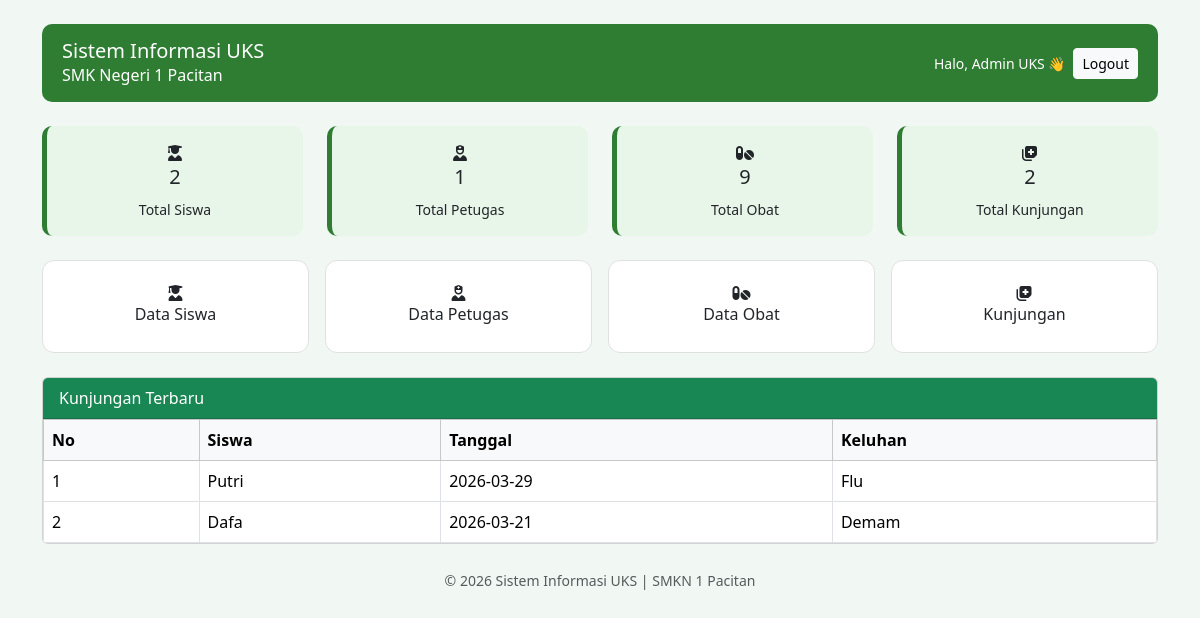
The app's page /index.php (signed in) with its own data.
### tables this page shows
CREATE TABLE `kunjungan` (
  `id_kunjungan` int NOT NULL,
  `id_siswa` int DEFAULT NULL,
  `id_petugas` int DEFAULT NULL,
  `tanggal_kunjungan` date DEFAULT NULL,
  `keluhan` text,
  `tindakan` text
);

CREATE TABLE `siswa` (
  `id_siswa` int NOT NULL,
  `nama_siswa` varchar(100) NOT NULL,
  `kelas` varchar(10) DEFAULT NULL,
  `jenis_kelamin` varchar(15) DEFAULT NULL,
  `tanggal_lahir` date DEFAULT NULL
);

### index.php (the view, shortened to what this page needs)
<?php
require "auth.php";
$jml_siswa = $db->query("SELECT COUNT(*) FROM siswa")->fetchColumn();
$jml_petugas = $db->query("SELECT COUNT(*) FROM petugas")->fetchColumn();
$jml_obat = $db->query("SELECT COUNT(*) FROM obat")->fetchColumn();
$jml_kunjungan = $db->query("SELECT COUNT(*) FROM kunjungan")->fetchColumn();
$kunjungan_terbaru = $db->query("
SELECT k.*, s.nama_siswa
FROM kunjungan k
JOIN siswa s ON k.id_siswa=s.id_siswa
ORDER BY k.id_kunjungan DESC
LIMIT 5
")->fetchAll(PDO::FETCH_ASSOC);
?>
<!DOCTYPE html>
<html>
<head>
<link href="https://cdn.jsdelivr.net/npm/bootstrap@5.3.2/dist/css/bootstrap.min.css" rel="stylesheet">
<link href="https://cdnjs.cloudflare.com/ajax/libs/font-awesome/6.5.0/css/all.min.css" rel="stylesheet">
</head>
<body>
<div class="container mt-4">
<div class="header mb-4 d-flex justify-content-between align-items-center">
<div>
<h5 class="mb-0">Sistem Informasi UKS</h5>
<medium>SMK Negeri 1 Pacitan</medium>
</div>
<div class="d-flex align-items-center">
<small class="me-2">Halo, <?= $_SESSION['nama'] ?> 👋</small>
<button class="btn btn-light btn-sm"
data-bs-toggle="modal"
data-bs-target="#modalLogout">
Logout
</button>
</div>
</div>
<div class="row mb-4">
<div class="col-md-3">
<div class="stat-box">
<i class="fa-solid fa-user-graduate"></i>
<h5><?= $jml_siswa ?></h5>
<small>Total Siswa</small>
</div>
</div>
<div class="col-md-3">
<div class="stat-box">
<i class="fa-solid fa-user-nurse"></i>
<h5><?= $jml_petugas ?></h5>
<small>Total Petugas</small>
</div>
</div>
<div class="col-md-3">
<div class="stat-box">
<i class="fa-solid fa-pills"></i>
<h5><?= $jml_obat ?></h5>
<small>Total Obat</small>
</div>
</div>
<div class="col-md-3">
<div class="stat-box">
<i class="fa-solid fa-notes-medical"></i>
<h5><?= $jml_kunjungan ?></h5>
<small>Total Kunjungan</small>
</div>
</div>
</div>
<div class="row g-3 mb-4">
<div class="col-md-3">
<a href="siswa.php" class="text-decoration-none text-dark">
<div class="menu-box">
<i class="fa-solid fa-user-graduate"></i>
<h6>Data Siswa</h6>
</div>
</a>
</div>
<div class="col-md-3">
<a href="petugas.php" class="text-decoration-none text-dark">
<div class="menu-box">
<i class="fa-solid fa-user-nurse"></i>
<h6>Data Petugas</h6>
</div>
</a>
</div>
<div class="col-md-3">
<a href="obat.php" class="text-decoration-none text-dark">
<div class="menu-box">
<i class="fa-solid fa-pills"></i>
<h6>Data Obat</h6>
</div>
</a>
</div>
<div class="col-md-3">
<a href="kunjungan.php" class="text-decoration-none text-dark">
<div class="menu-box">
<i class="fa-solid fa-notes-medical"></i>
<h6>Kunjungan</h6>
</div>
</a>
</div>
</div>
<div class="card">
<div class="card-header bg-success text-white">
Kunjungan Terbaru
</div>
<div class="card-body p-0">
<table class="table table-bordered mb-0">
<thead class="table-light">
<tr>
<th>No</th>
<th>Siswa</th>
<th>Tanggal</th>
<th>Keluhan</th>
</tr>
</thead>
<tbody>
<?php $no=1; foreach($kunjungan_terbaru as $k){ ?>
<tr>
<td><?= $no++ ?></td>
<td><?= $k['nama_siswa'] ?></td>
<td><?= $k['tanggal_kunjungan'] ?></td>
<td><?= $k['keluhan'] ?></td>
</tr>
<?php } ?>
</tbody>
</table>
</div>
</div>
<div class="text-center mt-4">
<small class="text-muted">
© <?= date("Y") ?> Sistem Informasi UKS | SMKN 1 Pacitan
</small>
</div>
</div>
</body>
</html>

### index.php (style rules this page uses)
body { background:#f1f8f4; }
.header { background:#2e7d32; color:white; padding:15px 20px; border-radius:10px; }
.stat-box { background:#e8f5e9; padding:15px; border-radius:10px; text-align:center; border-left:5px solid #2e7d32; }
.menu-box { background:white; padding:20px; border-radius:12px; text-align:center; transition:0.2s; border:1px solid #e0e0e0; }

### records on screen
kunjungan: id_siswa.nama_siswa "Putri", tanggal_kunjungan "2026-03-29", keluhan "Flu"
kunjungan: id_siswa.nama_siswa "Dafa", tanggal_kunjungan "2026-03-21", keluhan "Demam"

### other values on screen
$_SESSION['nama'] "Admin UKS"
$jml_siswa "2"
$jml_petugas "1"
$jml_obat "9"
$jml_kunjungan "2"
